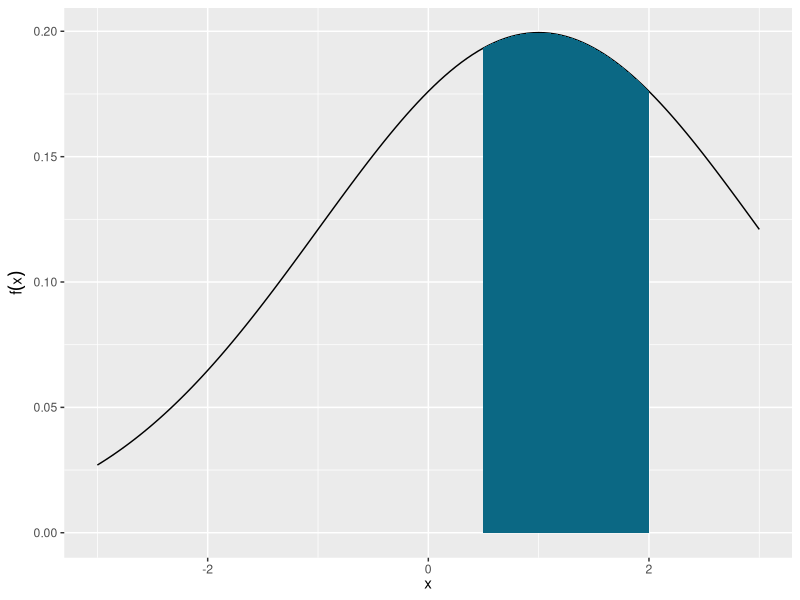
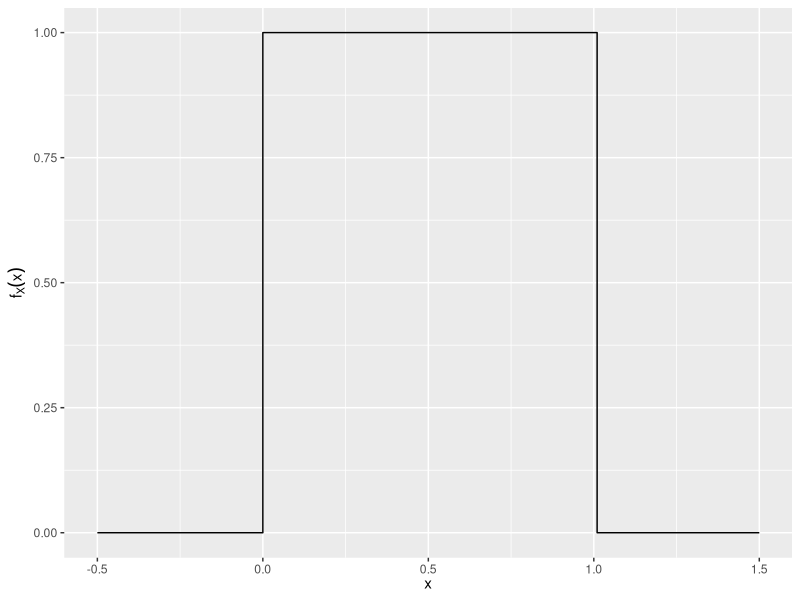

These figures' R source, in order: (Note: this script raises an error after producing the figures.)
## ---- chunk 1

## ---- chunk 2
library(tidyverse)
library(patchwork)
library(here)
library(gganimate)
## ---- chunk 3
norm_pdf <- tibble(
  x = seq(-3, 3, by = .05),
  y = dnorm(x = x, mean = 1, sd = 2),
  fill = x >= .5 & x <= 2
)

ggplot(norm_pdf) +
  geom_line(aes(x, y)) +
  geom_ribbon(
    data = filter(norm_pdf, fill),
    aes(
      x = x,
      ymin = 0, ymax = y
    ),
    fill = "#0B6884"
  ) +
  labs(
    x = expression(x),
    y = expression(f(x))
  )
## ---- chunk 4
tibble(
  x = seq(-.5, 1.5, by = .01),
  y = dunif(x)
) %>%
  ggplot(aes(x, y)) +
  geom_step() +
  labs(
    x = expression(x),
    y = expression(f[X](x))
  )
## ---- chunk 5
function_plot +
  stat_function(mapping = aes(color = "Exponential(1)"), fun = dexp, args = list(rate = 1), linewidth = 1.5) +
  stat_function(mapping = aes(color = "Exponential(3)"), fun = dexp, args = list(rate = 3), linewidth = 1.5) +
  stat_function(mapping = aes(color = "Exponential(5)"), fun = dexp, args = list(rate = 5), linewidth = 1.5) +
  scale_color_brewer(type = "qual") +
  xlim(0, 5) +
  labs(y = expression(f[X](x)),
       color = NULL)
## ---- chunk 6
unif_pdf <- function(a, b) {
  tibble(
    x = seq(a - 1, b + 1, by = .01),
    pdf = dunif(x = x, min = a, max = b)
  ) %>%
    ggplot(aes(x, pdf)) +
    geom_line() +
    labs(
      title = "Uniform PDF",
      subtitle = bquote(a == .(a) ~ b == .(b)),
      x = expression(x),
      y = expression(f[X](x))
    )
}

unif_cdf <- function(a, b) {
  tibble(
    x = seq(a - 1, b + 1, by = .01),
    cdf = punif(q = x, min = a, max = b)
  ) %>%
    ggplot(aes(x, cdf)) +
    geom_line() +
    labs(
      title = "Uniform CDF",
      subtitle = bquote(a == .(a) ~ b == .(b)),
      x = expression(x),
      y = expression(F[X](x))
    )
}

unif_pdf(0, 1) +
  unif_cdf(0, 1)
## ---- chunk 7
norm_pdf <- function(mu, sigma) {
  tibble(
    x = seq(-5, 5, by = .01),
    pdf = dnorm(x = x, mean = mu, sd = sigma)
  ) %>%
    ggplot(aes(x, pdf)) +
    geom_line() +
    labs(
      title = "Normal PDF",
      subtitle = bquote(mu == .(mu) ~ sigma^2 == .(sigma^2)),
      x = expression(x),
      y = expression(f[X](x))
    )
}

norm_cdf <- function(mu, sigma) {
  tibble(
    x = seq(-5, 5, by = .01),
    cdf = pnorm(q = x, mean = mu, sd = sigma)
  ) %>%
    ggplot(aes(x, cdf)) +
    geom_line() +
    labs(
      title = "Normal CDF",
      subtitle = bquote(mu == .(mu) ~ sigma^2 == .(sigma^2)),
      x = expression(x),
      y = expression(f[X](x))
    )
}

norm_pdf(0, 1) +
  norm_cdf(0, 1)
## ---- chunk 8
tibble(
  x = seq(-5, 15, by = .05),
  Z = dnorm(x),
  Y = dnorm(x, mean = 6, sd = 2)
) %>%
  gather(norm, val, -x) %>%
  ggplot(aes(x, val, color = norm)) +
  geom_line(linewidth = 1.5) +
  scale_color_brewer(type = "qual") +
  labs(
    x = NULL,
    y = "Density height",
    color = NULL
  ) +
  theme(legend.position = "bottom")
## ---- chunk 9
# set.seed(124)
# y <- rnorm(7000, mean = .39, sd = sqrt(.0025))
# 
# clt_plot <- seq(from = 2, to = length(y), length.out = 100) %>%
#   round() %>%
#   map_dfr(~ y[1:.x] %>%
#             enframe(name = "y") %>%
#             mutate(nobs = .x)) %>%
#   ggplot(mapping = aes(x = value)) +
#   geom_density() +
#   stat_function(
#     fun = dnorm, n = 101, args = list(mean = .39, sd = sqrt(.0025)),
#     color = "#0B6884"
#   ) +
#   labs(
#     title = "Number of observations = {closest_state}",
#     x = "Mean",
#     y = "Density"
#   ) +
#   transition_states(states = nobs)
# 
# animate(clt_plot, nframes = 600)

set.seed(124)

# Each replication draws n Bernoulli(0.44) responses and keeps their
# STANDARDIZED mean, so the reference curve is N(0,1) at every n.
p <- 0.44
clt_plot <- map_dfr(c(2, 5, 10, 30, 100, 500), function(n) {
  m <- replicate(2000, mean(rbinom(n, size = 1, prob = p)))
  tibble(nobs = n, value = (m - p) / sqrt(p * (1 - p) / n))
}) %>%
  ggplot(mapping = aes(x = value)) +
  geom_density() +
  stat_function(fun = dnorm, n = 101, color = "#0B6884") +
  xlim(-4, 4) +
  labs(
    title = "Sample size = {closest_state}",
    x = "Standardized sample mean",
    y = "Density"
  ) +
  transition_states(states = nobs)
## ---- chunk 10
function_plot +
  stat_function(
    mapping = aes(color = "Exponential(1)"),
    fun = dexp, args = list(rate = 1), n = 501, linewidth = 1.5
  ) +
  stat_function(
    mapping = aes(color = "Exponential(5)"),
    fun = dexp, args = list(rate = 5), n = 501, linewidth = 1.5
  ) +
  stat_function(
    mapping = aes(color = "Gamma(1, 5.5)"),
    fun = dgamma, args = list(shape = 1, rate = 5.5), n = 501, linewidth = 1.5
  ) +
  stat_function(
    mapping = aes(color = "Gamma(3, 2)"),
    fun = dgamma, args = list(shape = 3, rate = 2), n = 501, linewidth = 1.5
  ) +
  scale_color_brewer(type = "div") +
  xlim(0, 10) +
  labs(
    y = expression(f(x)),
    color = NULL
  ) +
  coord_cartesian(
    xlim = c(0, 10),
    ylim = c(0, 1)
  )
## ---- chunk 11
function_plot +
  stat_function(
    mapping = aes(color = "Gamma(3, 2)"),
    fun = dgamma, args = list(shape = 3, rate = 2), n = 501, linewidth = 1.5
  ) +
  stat_function(
    mapping = aes(color = "Gamma(5, 2)"),
    fun = dgamma, args = list(shape = 5, rate = 2), n = 501, linewidth = 1.5
  ) +
  stat_function(
    mapping = aes(color = "Gamma(3, 3)"),
    fun = dgamma, args = list(shape = 3, rate = 3), n = 501, linewidth = 1.5
  ) +
  scale_color_brewer(type = "qual") +
  xlim(0, 10) +
  labs(
    y = expression(f(x)),
    color = NULL
  ) +
  coord_cartesian(
    xlim = c(0, 10),
    ylim = c(0, 1)
  )
## ---- chunk 12
expand.grid(
  x = seq(from = 0, to = 100, length.out = 201),
  df = seq(from = 1, to = 50)
) %>%
  as_tibble() %>%
  mutate(y = dchisq(x, df)) %>%
  ggplot(mapping = aes(x = x, y = y)) +
  geom_line(linewidth = 1.5) +
  labs(
    title = "Chi-squared",
    subtitle = "{closest_state} degrees of freedom",
    y = "Density"
  ) +
  transition_states(states = df) +
  view_follow(fixed_x = TRUE)
## ---- chunk 13
expand.grid(
  x = seq(from = -6, 6, length.out = 201),
  df = seq(from = 1, to = 50)
) %>%
  as_tibble() %>%
  mutate(y = dt(x, df)) %>%
  ggplot(mapping = aes(x = x, y = y)) +
  geom_line(linewidth = 1.5) +
  stat_function(fun = dnorm, n = 201, color = "#0B6884") +
  labs(
    title = "Student's t",
    subtitle = "{closest_state} degrees of freedom",
    y = "Density"
  ) +
  transition_states(states = df) +
  view_follow(fixed_x = TRUE)
